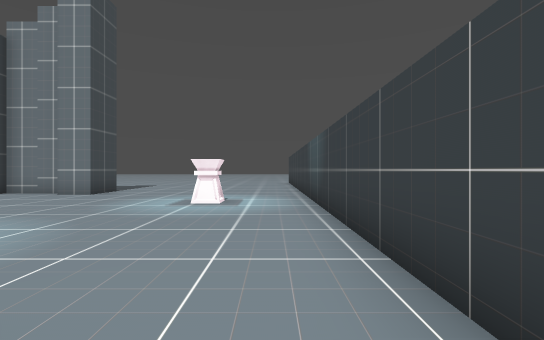
View 1 (above)

24 first-person views from a walk through a Godot game level. The camera is 1.5 m above the floor, looks level and sees 85° across. The floor is counted in squares, 2 m on a side. Each view is taken from the middle of a square. On the plan, view 1 faces up. The plan holds only what a view shows up to about 10 squares ahead; the rest is blank. The place goes on beyond the plan. Some surface patterns are stand-ins.

View 2
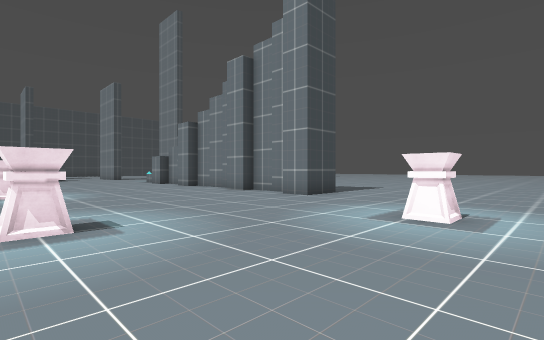

View 3
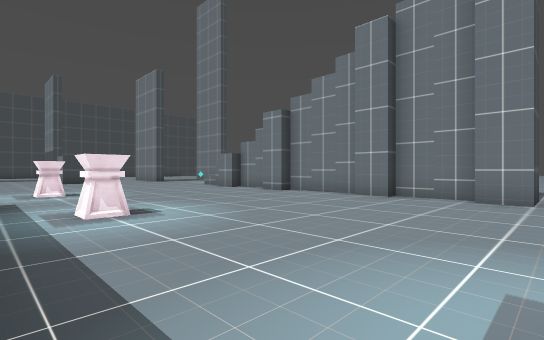

View 4
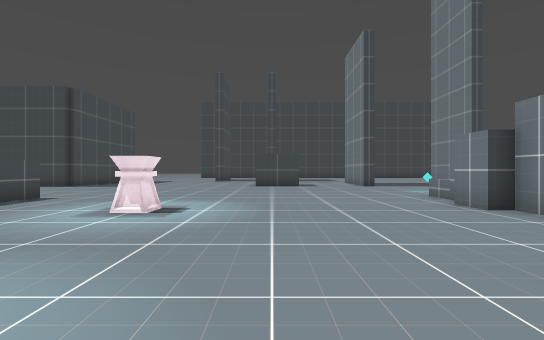

View 5
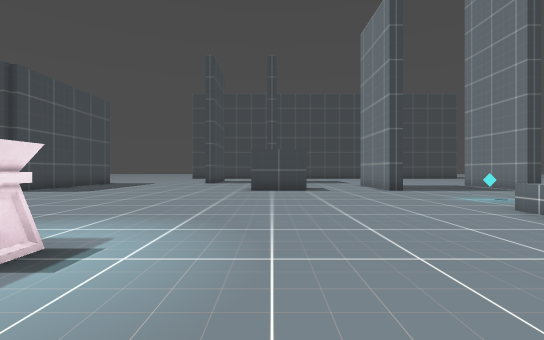

View 6
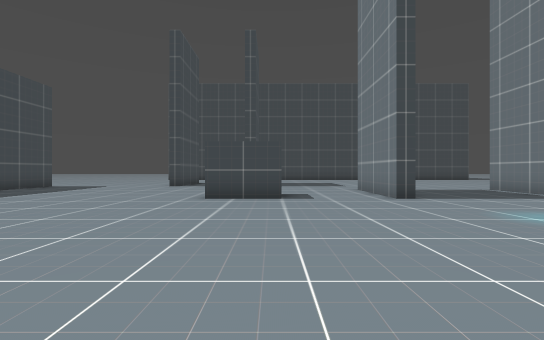

View 7
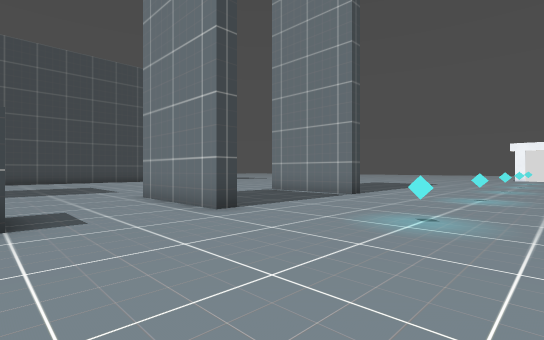

View 8
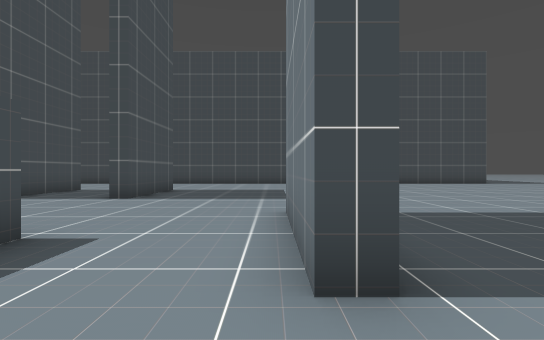

View 9
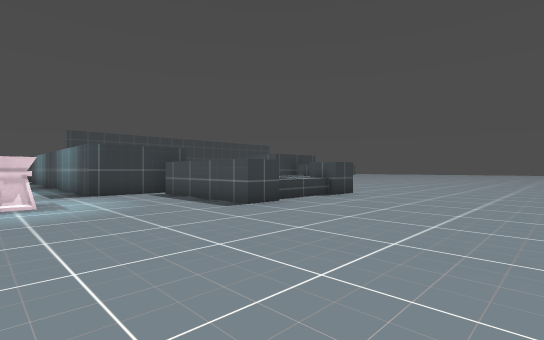

View 10
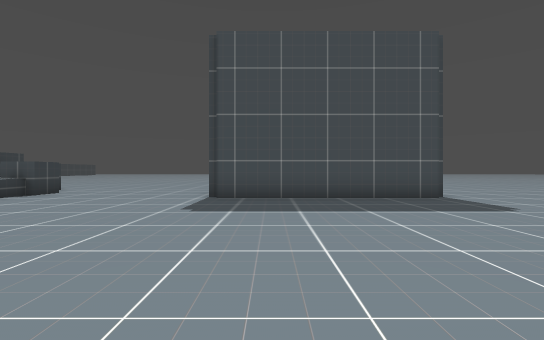

View 11
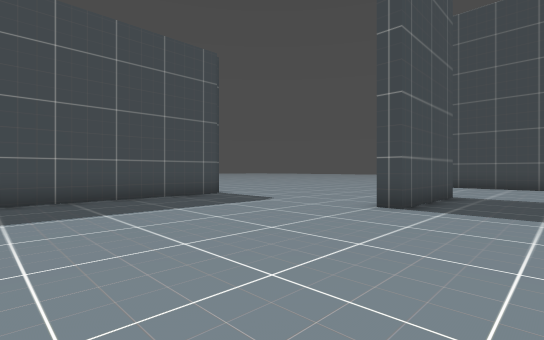

View 12
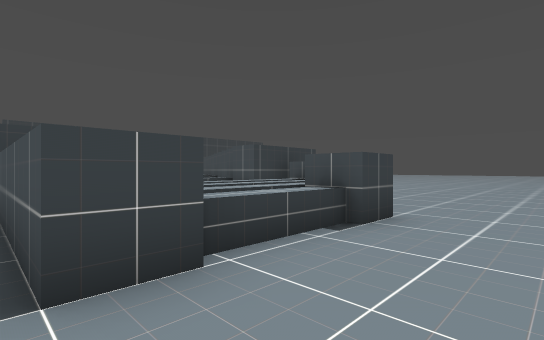

View 13
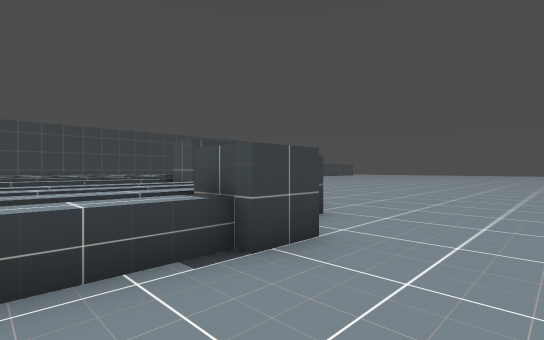

View 14
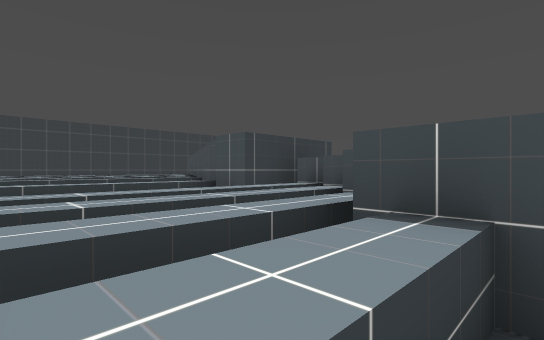

View 15
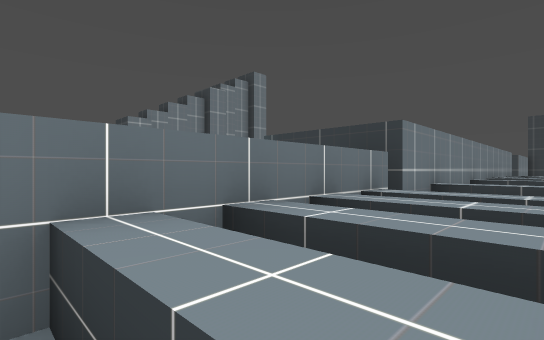

View 16
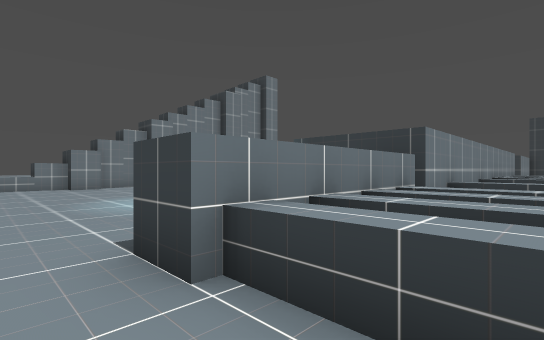

View 17
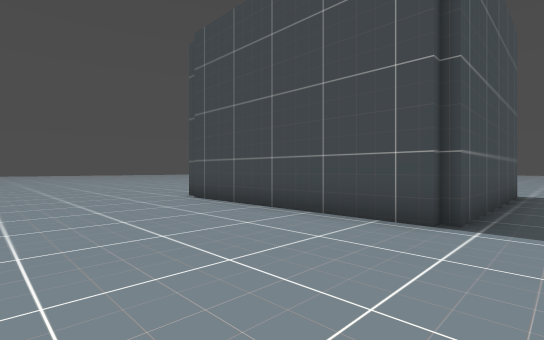

View 18
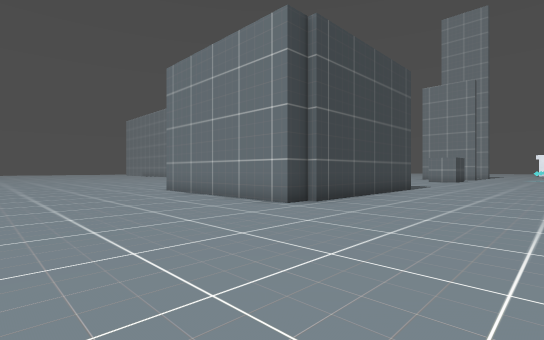

View 19
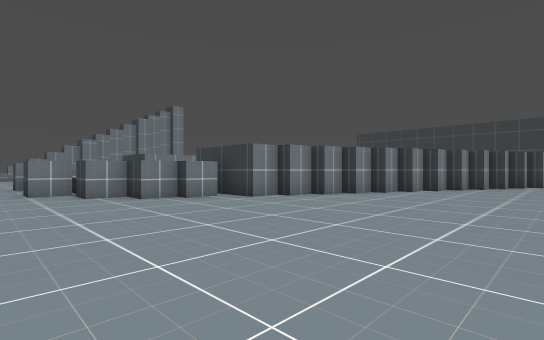

View 20
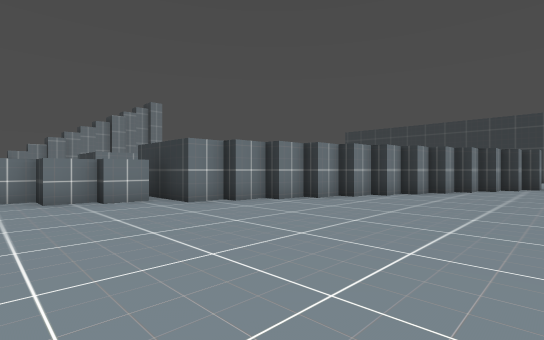

View 21
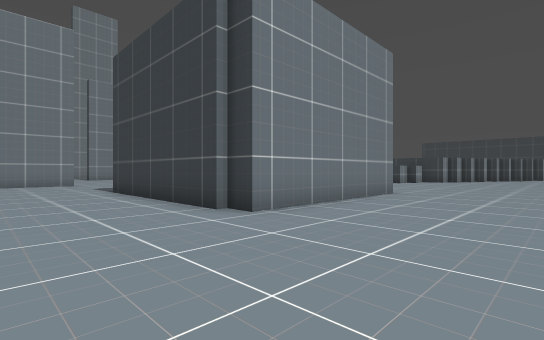

View 22
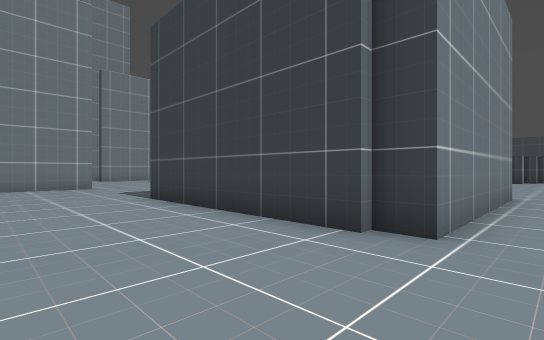

View 23
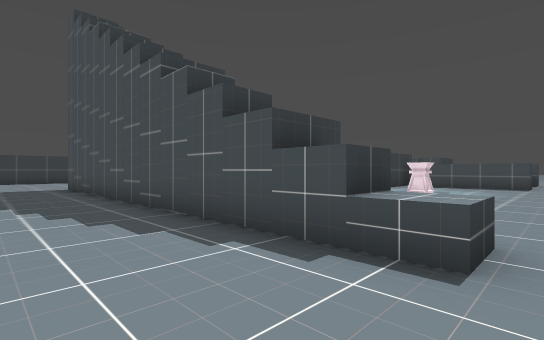

View 24
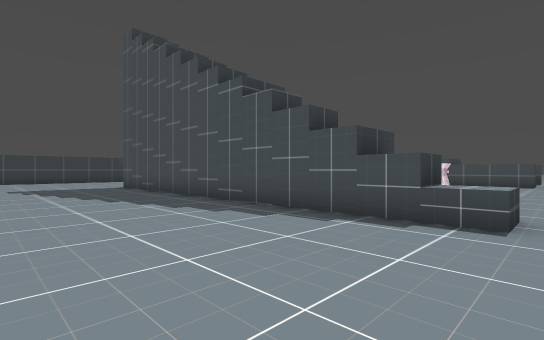

### Floor plan
Points are (right, up) in squares from view 1. A wall is a line through its corners. A room is listed if a view was taken in it or the views show most of it. See-through windows are left out.
Room 1 (views 1, 2, 3, 4, 5, 6, 7, 8, 9, 10, 11, 12, 13, 14, 15, 16, 17, 18, 19, 20, 21, 22, 23, 24)
walls: (-14, -2.3) (-18, -2.3) (-18, -1.3) (-14, -1.3); (-12.5, -2.3) (-13.5, -2.3) (-13.5, 0.7) (-11.1, 0.7); (-17, -5.8) (-18, -5.8) (-18, -4.8) (-17, -4.8); (-23.3, -4.2) (-23.3, -10.2); (-23.7, 6.2) (-23.7, 4.2); (-17.5, 9.5) (-17.5, 10.5); (-17.2, 9.5) (-18.5, 9.5); (-15.5, -7.3) (-15, -7.3); (-14.9, 9.5) (-15.5, 9.5) (-15.5, 9) (-16.5, 9); (-14.8, -7.8) (-14, -7.8); (-18.5, 10.5) (-7.2, 10.5); (-23.7, 9.9) (-23.7, 9.3) (-27.2, 9.3); (-14, -8.8) (-15, -8.8) (-15, -8.3) (-16, -8.3) (-16, -7.3) (-17, -7.3) (-17, -6.2); (-9.8, 9.5) (-10.8, 9.5); (-23.5, -10.1) (-23.5, -11) (-29.5, -11) (-29.5, -10.2); (-29.5, -4) (-23.5, -4); (-32, 1.2) (-32.5, 1.2); (-6.5, 9.5) (-8.5, 9.5) (-8.5, 9) (-9.5, 9); (-32, 5.3) (-29.8, 5.3) (-29.8, 4.8); (-23.7, 14.8) (-23.7, 14.3) (-26, 14.3); (-33.2, 1.8) (-29.8, 1.8) (-29.8, 1.2); (-5.5, 10.5) (-5.5, 9) (-6.5, 9); (-29.7, -10.2) (-29.7, -4.2); (1, 1) (1, 9.9); (-5.5, -13.8) (-5.5, -13.3) (-6.5, -13.3) (-6.5, -12.8) (-7.5, -12.8) (-7.5, -12.3) (-8.5, -12.3) (-8.5, -11.8) (-9.5, -11.8) (-9.5, -11.3) (-10.5, -11.3) (-10.5, -10.8) (-11.5, -10.8) (-11.5, -10.3) (-12.5, -10.3) (-12.5, -9.8) (-13.5, -9.8) (-13.5, -6.8) (-12.3, -6.8)
low walls: (-17.8, -4.9) (-17.8, -2.2); (-16.8, -5.2) (-16.8, -2.2); (-15.8, -6.8) (-15.8, -2.2); (-18.5, 9.5) (-18.5, 10.5); (-14.8, -7.6) (-14.8, -2.2); (-12.3, -6.8) (-12.3, -2.2)
ways out: gap at (-33, 2); gap at (-17, -5); gap at (-14, -8); gap at (-14, -2)
objects: other object (-21, 11); other object (-21, 15); other object (-16, 2) to (-15, 3); other object (-11, 2) to (-10, 3); other object (-5, 2) to (-4, 3); other object (-2, 7)

Where each view was taken, in squares from view 1:
view 1: 0 up, 0 right, facing up
view 2: 2 up, 0 right, facing up-left
view 3: 1 up, 5 left, facing up-left
view 4: 5 up, 10 left, facing left
view 5: 5 up, 13 left, facing left
view 6: 6 up, 16 left, facing left
view 7: 6 up, 19 left, facing up-left
view 8: 9 up, 22 left, facing left
view 9: 3 up, 23 left, facing down-right
view 10: 4 up, 25 left, facing down
view 11: 4 up, 24 left, facing down-left
view 12: 1 down, 20 left, facing down-right
view 13: 3 down, 20 left, facing down-right
view 14: 3 down, 18 left, facing down-right
view 15: 4 down, 18 left, facing up-right
view 16: 4 down, 19 left, facing up-right
view 17: 3 down, 19 left, facing down-left
view 18: 16 down, 19 left, facing up-left
view 19: 16 down, 19 left, facing up-right
view 20: 16 down, 17 left, facing up-right
view 21: 15 down, 33 left, facing up-right
view 22: 12 down, 33 left, facing up-right
view 23: 13 up, 19 left, facing down-right
view 24: 15 up, 19 left, facing down-right
